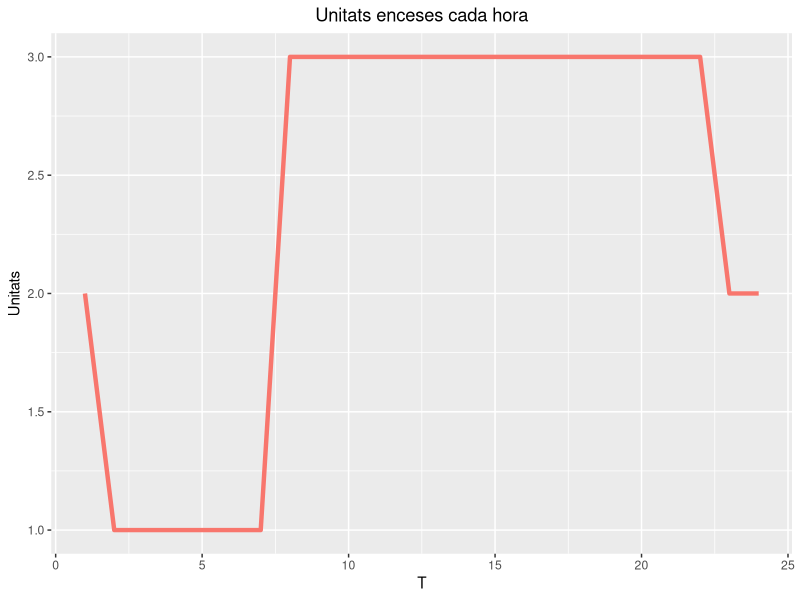
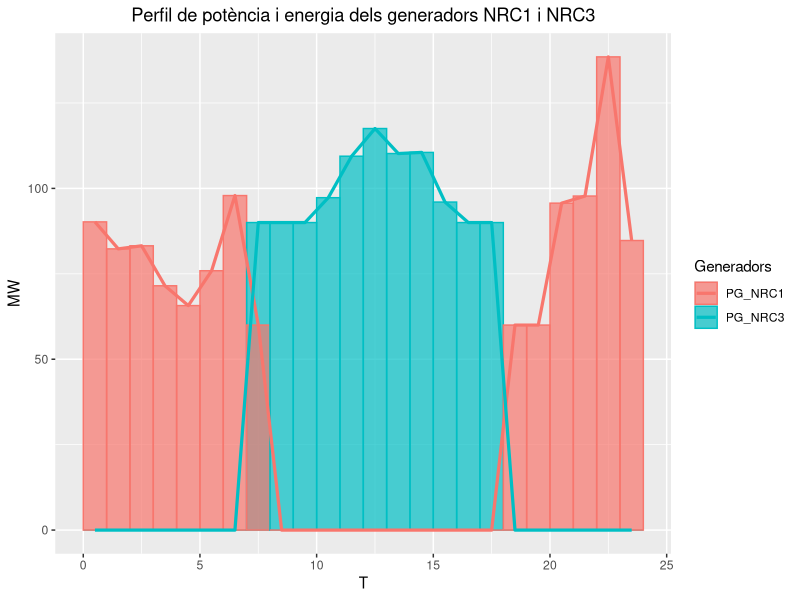
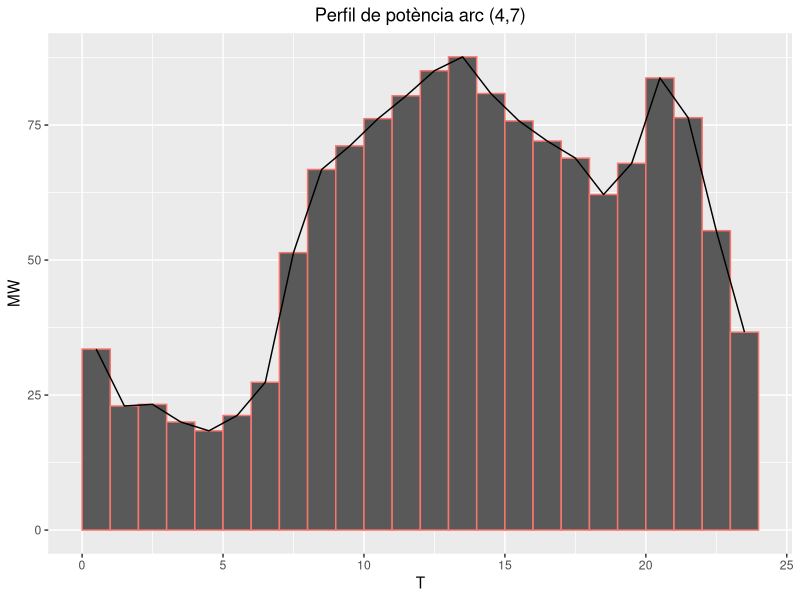
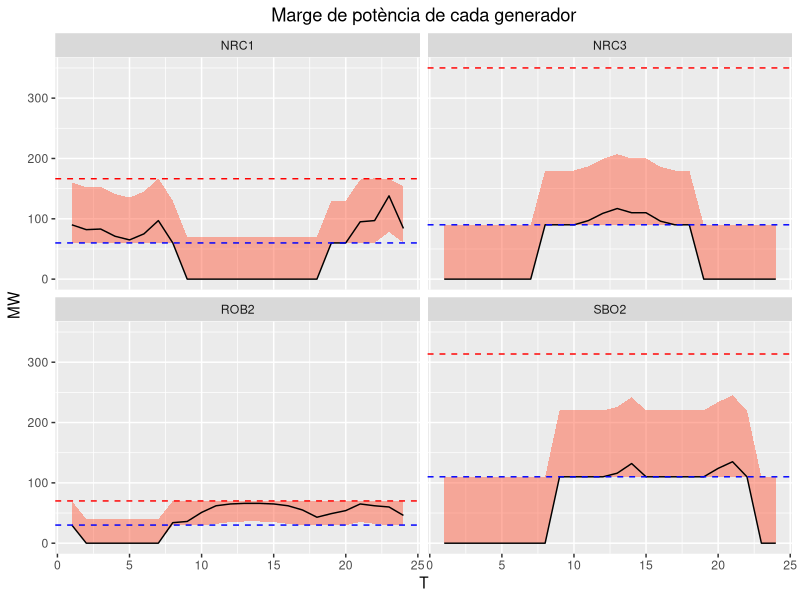
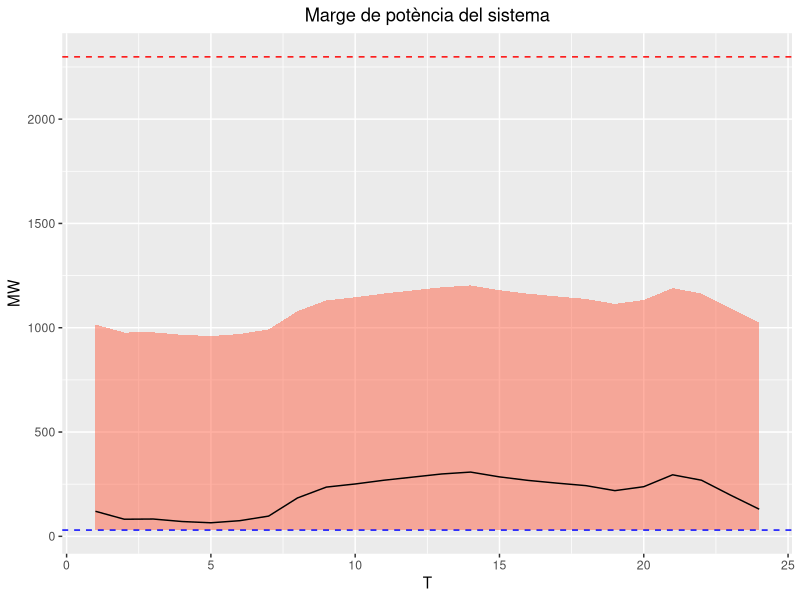

The R script that drew these images, in order:
setwd(dirname(rstudioapi::getActiveDocumentContext()$path))
library(ggplot2)
library(tidyr)
library(dplyr)
rm(list = ls())

#### Apartat 1 Flux elèctric òptim #### 

## a) Funció objectiu i variables de la solució òptima 

# CostTotal = 955484
P <- read.table("P2.txt", header = TRUE)
pg <- read.table("Apartat2_5_PG.txt", header = TRUE)
th <- read.table("Apartat2_5_TH.txt", header = TRUE)
u <- read.table("Apartat2_5_u.txt", header = TRUE)
v <- read.table("Apartat2_1_v.txt", header = TRUE)
w <- read.table("Apartat2_1_w.txt", header = TRUE)
arcs <- c("(1,2)", "(1,5)", "(2,3)", "(2,4)", "(2,5)", "(3,4)", "(4,5)", "(4,7)", "(4,9)", "(5,6)", "(6,11)", "(6,12)", "(6,13)", "(7,8)", "(7,9)", "(9,10)", "(9,14)", "(10,11)", "(12,13)", "(13,14)")
colnames(P) <- arcs
colnames(th) <- paste("Th", 1:14, sep="")

## b) unitats necesaries per satisfer la demanda dels nodes a cada periode de temps 

df2 <- read.table("Apartat2_2.txt", skip = 1)
colnames(df2) <- "nUnitats"
df2$T <- 1:24
ggplot(data = df2) +
  geom_line(aes(x = T, y = nUnitats, color = "pink"), linewidth=1.5) +
  labs(title = "Unitats enceses cada hora", x = "T", y = "Unitats") +
  theme(legend.position = "none",plot.title = element_text(hjust = 0.5))

## c) gràfic del perfil de potència i energia de dues unitats generadores al llarg del temps
T <- 1:24
df3 <- read.table("Apartat2_3.txt", header = TRUE)
df3$T <- T
df32 <- pivot_longer(df3, cols = c(PG_NRC3, PG_NRC1), names_to = "Generadors", values_to = "Potencia")

df32$Tprev <- df32$T -1

ggplot(data = df32) + 
  geom_rect(aes(xmin = Tprev, xmax = T, ymin = 0, ymax = Potencia, fill = Generadors, color = Generadors), 
            alpha = 0.7) +
  geom_line(aes(x = (T-0.5), y = Potencia, color = factor(Generadors)), linewidth = 1.1) +
  labs(title = "Perfil de potència i energia dels generadors NRC1 i NRC3", x = "T", y = "MW") +
  theme(plot.title = element_text(hjust = 0.5))

## d) quin és l'arc més sobrecarregat? gràfic del seu perfil de potència al llarg del temps 

carregatotal <- colSums(abs(P))
names(carregatotal) <- colnames(P)
names(which.max((carregatotal))) #arc L=(4,7) més sobrecarregat 
arc <- data.frame(potencia = P[, which.max((carregatotal))])
arc$T <- T
arc$Tprev <- T-1

ggplot(data = arc) + 
  geom_rect(aes(xmin = Tprev, xmax = T, ymin = 0, ymax = potencia, color = "black")) +
  geom_line(aes(x = T-0.5, y = potencia))+
  labs(title = "Perfil de potència arc (4,7)", x = "T", y = "MW") +
  theme(legend.position = "none", plot.title = element_text(hjust = 0.5))

## e) marge de potència disponible té el sistema a cada període per absorbir eventuals desajustos d oferta i o demanda
marges <- read.table("Apartat2_42.txt", header = TRUE)
U <- marges$rup
D <- marges$rdown
M <- marges
# marges de generadors oberts
pg2 <- pg[,-which(sapply(pg, sum)==0)]
pg2$T <- T
marges$generador <- colnames(pg)
marges <- marges[-which(sapply(pg, sum)==0),]
rownames(marges) <- marges$generador

# fem un df en format allargat per poder fer el ggplot b
potencia_hores <- pivot_longer(data = pg2, cols = 1:4, names_to = "generador", values_to = "mgw")

# unim els marges amb les dades de potencia i ajustem els marges per cada temps i generador 
prova <- left_join(marges[,3:5], potencia_hores, by="generador")
prova[prova$rdown < 0, 2] <- 0
prova[,"rdown"] <- prova$mgw-prova$rdown
prova[,"rup"] <- prova$mgw+prova$rup
prova[prova[,"rdown"]<0,"rdown"] <- 0

prova2 <- prova

# ajustem els marges pq on siguin mes grans q pmin i mes petits q pmax 
for(i in 1:nrow(prova)){
  if(prova[i,"mgw"]>0 && prova[i, "rdown"]<marges[prova[i,"generador"],"pmin"]){
    prova2[i, "rdown"] <- marges[prova[i,"generador"],"pmin"]
  } 
  else if(prova[i, "rup"]>=marges[prova[i,"generador"],"pmax"]){
    prova2[i, "rup"] <- marges[prova[i,"generador"],"pmax"]
  }
}
prova2[prova2$generador=="ROB2"& prova2$rup > 40, "rup"] <- 70

# gràfic per cada generador obert
ggplot(data = prova2, aes(x = T, y = mgw)) + 
  geom_ribbon(aes(ymin = rdown, ymax = rup), fill = "tomato", alpha = 0.5) +
  geom_line() +
  facet_wrap(~generador, ncol = ) +
  labs(title = "Marge de potència de cada generador", x="T", y="MW")+
  geom_hline(data = marges, aes(yintercept = pmax), color = "red", linetype = "dashed") +
  geom_hline(data = marges, aes(yintercept = pmin), color = "blue", linetype = "dashed") +
  theme(plot.title = element_text(hjust = 0.5))


# ara ho fem per a tots els generadors: capcitat del sistema
total <- prova %>% group_by(T) %>% summarise(potencia = sum(mgw))
up_total <- sum(U)
down_total <- sum(D)

total$up <- total$potencia + up_total#colSums(t(u)*U) # generadors oberts * rampa up
total$down <- total$potencia - down_total#colSums(t(u)*D) # generadors oberts * rampa down
pmax_total <- sum(M$pmax) # suma dels maxims
pmin_total <- min(M$pmin) # minim dels minims

total[total$down<pmin_total,"down"] <- pmin_total


m <- c(pmax_total, pmin_total)

ggplot(data = total, aes(x = T, y = potencia)) + 
  geom_ribbon(aes(ymin = down, ymax = up), fill = "tomato", alpha = 0.5) +
  geom_line() +
  labs(title = "Marge de potència del sistema", x="T", y="MW")+
  geom_hline(aes(yintercept = pmax_total), color = "red", linetype = "dashed") +
  geom_hline(aes(yintercept = pmin_total), color = "blue", linetype = "dashed") +
  theme(plot.title = element_text(hjust = 0.5))

## f) creus que pot tenir setnit incrementar la capacitat d'alguna unitat generadora? si es així, quina inversió econòmica estaries disposat a fer? 

# L unic generador que es veu limitat per la capacitat és el ROB2. La resta sempre estan per sota el màxim. 
